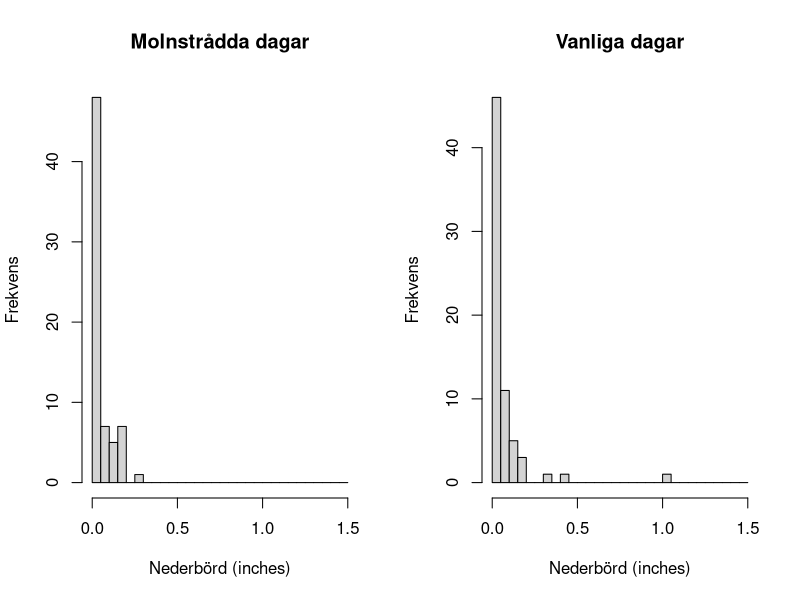
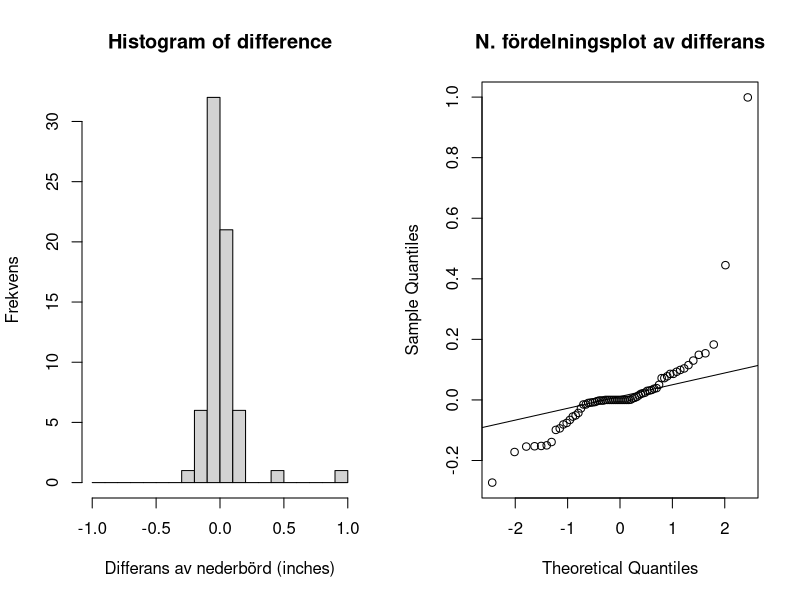

Write R code to recreate these figures, in order.
## ---- chunk 1
arizona <- read.csv("arizona.csv", header = FALSE)
year <- arizona$V1 
seed <- arizona$V2  
nonseed <- arizona$V3
 difference <- nonseed - seed
## ---- chunk 2
old_par <-par(mfrow = c(1,2))
hist(seed, breaks = seq(from = 0, to = 1.5, by = 0.05), xlab = "Nederbörd (inches)",
     ylab = "Frekvens", main = "Molnstrådda dagar")

hist(nonseed, breaks = seq(from = 0, to = 1.5, by = 0.05),
     xlab = "Nederbörd (inches)",
     ylab = "Frekvens",
     main = "Vanliga dagar")
## ---- chunk 3
old_par <- par(mfrow = c(1,2))

hist(difference, breaks = seq(from = -1, to = 1, by = 0.1), 
     xlab = "Differans av nederbörd (inches)",
     ylab = "Frekvens")

qqnorm(difference, main = "N. fördelningsplot av differans")
qqline(difference)
## ---- chunk 4
wilcox.test(difference, 
            alternative = c("two.sided"),
            mu = 0, 
            conf.int = TRUE, 
            conf.level = 0.95)
